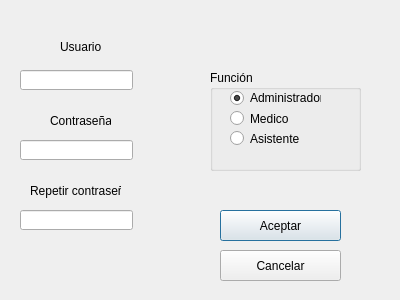
<?xml version="1.0" encoding="UTF-8"?>
<ui version="4.0">
 <class>Modificar</class>
 <widget class="QDialog" name="Modificar">
  <property name="geometry">
   <rect>
    <x>0</x>
    <y>0</y>
    <width>400</width>
    <height>300</height>
   </rect>
  </property>
  <property name="windowTitle">
   <string>Agregar Usuario</string>
  </property>
  <widget class="QLineEdit" name="usuario">
   <property name="geometry">
    <rect>
     <x>20</x>
     <y>70</y>
     <width>113</width>
     <height>20</height>
    </rect>
   </property>
  </widget>
  <widget class="QLabel" name="label">
   <property name="geometry">
    <rect>
     <x>60</x>
     <y>40</y>
     <width>47</width>
     <height>13</height>
    </rect>
   </property>
   <property name="text">
    <string>Usuario</string>
   </property>
  </widget>
  <widget class="QLabel" name="label_2">
   <property name="geometry">
    <rect>
     <x>50</x>
     <y>110</y>
     <width>61</width>
     <height>21</height>
    </rect>
   </property>
   <property name="text">
    <string>Contraseña</string>
   </property>
  </widget>
  <widget class="QLineEdit" name="pass1">
   <property name="geometry">
    <rect>
     <x>20</x>
     <y>140</y>
     <width>113</width>
     <height>20</height>
    </rect>
   </property>
  </widget>
  <widget class="QLineEdit" name="pass2">
   <property name="geometry">
    <rect>
     <x>20</x>
     <y>210</y>
     <width>113</width>
     <height>20</height>
    </rect>
   </property>
   <property name="text">
    <string/>
   </property>
  </widget>
  <widget class="QLabel" name="label_3">
   <property name="geometry">
    <rect>
     <x>30</x>
     <y>180</y>
     <width>91</width>
     <height>21</height>
    </rect>
   </property>
   <property name="text">
    <string>Repetir contraseña</string>
   </property>
  </widget>
  <widget class="QLabel" name="label_4">
   <property name="geometry">
    <rect>
     <x>240</x>
     <y>40</y>
     <width>47</width>
     <height>13</height>
    </rect>
   </property>
   <property name="text">
    <string/>
   </property>
  </widget>
  <widget class="QGroupBox" name="funcion">
   <property name="geometry">
    <rect>
     <x>210</x>
     <y>70</y>
     <width>151</width>
     <height>101</height>
    </rect>
   </property>
   <property name="title">
    <string>Función</string>
   </property>
   <property name="flat">
    <bool>false</bool>
   </property>
   <property name="checkable">
    <bool>false</bool>
   </property>
   <widget class="QRadioButton" name="Admin">
    <property name="geometry">
     <rect>
      <x>20</x>
      <y>20</y>
      <width>91</width>
      <height>16</height>
     </rect>
    </property>
    <property name="text">
     <string>Administrador</string>
    </property>
    <property name="checked">
     <bool>true</bool>
    </property>
   </widget>
   <widget class="QRadioButton" name="Medico">
    <property name="geometry">
     <rect>
      <x>20</x>
      <y>40</y>
      <width>82</width>
      <height>17</height>
     </rect>
    </property>
    <property name="text">
     <string>Medico</string>
    </property>
   </widget>
   <widget class="QRadioButton" name="Asistente">
    <property name="geometry">
     <rect>
      <x>20</x>
      <y>60</y>
      <width>82</width>
      <height>17</height>
     </rect>
    </property>
    <property name="text">
     <string>Asistente</string>
    </property>
   </widget>
  </widget>
  <widget class="QPushButton" name="pb_aceptar">
   <property name="geometry">
    <rect>
     <x>220</x>
     <y>210</y>
     <width>121</width>
     <height>31</height>
    </rect>
   </property>
   <property name="text">
    <string>Aceptar</string>
   </property>
  </widget>
  <widget class="QPushButton" name="pb_cancelar">
   <property name="geometry">
    <rect>
     <x>220</x>
     <y>250</y>
     <width>121</width>
     <height>31</height>
    </rect>
   </property>
   <property name="text">
    <string>Cancelar</string>
   </property>
  </widget>
 </widget>
 <resources/>
 <connections/>
</ui>
